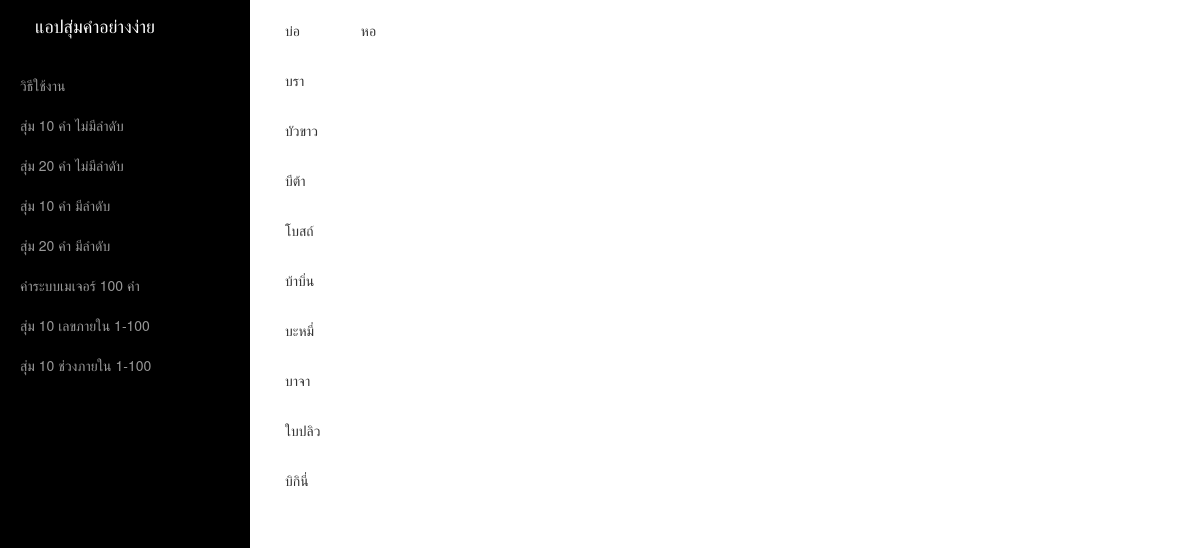
The app's page /random_interval/ with its own data.
### random_word/models.py (models this page shows)
class WordPractice(models.Model):
	word = models.CharField(max_length=50)
	is_major = models.BooleanField(default=False)
	major_num = models.IntegerField(null=True, blank=True, default=None)
	def __str__(self):
		return self.word

### random_word/views.py (the view)
# urls.py: url(r'^random_interval/$', views.random_interval, name='random_interval'),
def random_interval(request):
	ran_num = randint(0, 9)
	l = get_major_word(ran_num*10, ran_num*10+10)
	return render_to_response("index.html",{'major_words': l} )

### random_word/views.py (called while the page is built)
def get_major_word(start, end):
	major_words = []
	for i in range(start, end+1):
		major_words.append(WordPractice.objects.get(major_num=i) )
	return major_words

### random_word/templates/index.html (shortened to what this page needs)
{% load static %}
<!DOCTYPE html>
<html lang="en">
<head>
    <link href="{% static "/css/bootstrap.min.css" %}" rel="stylesheet">
    <link href="{% static "css/simple-sidebar.css" %}" rel="stylesheet">
</head>
<body>
    <div id="wrapper">
        <div id="sidebar-wrapper">
            <ul class="sidebar-nav">
                <li class="sidebar-brand">
                    <div class="navbar-header">
                        <a href="#" class="navbar-brand">แอปสุ่มคำอย่างง่าย</a>
                    </div>
                </li>
                <li>
                    <a href="{% url 'index' %}">วิธีใช้งาน</a>
                </li>
                <li>
                    <a href="{% url 'random_word' 10 %}">สุ่ม 10 คำ ไม่มีลำดับ</a>
                </li>
                <li>
                    <a href="{% url 'random_word' 20 %}">สุ่ม 20 คำ ไม่มีลำดับ</a>
                </li>
                <li>
                    <a href="{% url 'random_word' 10 'has_seq' %}">สุ่ม 10 คำ มีลำดับ</a>
                </li>
                <li>
                    <a href="{% url 'random_word' 20 'has_seq' %}">สุ่ม 20 คำ มีลำดับ</a>
                </li>
                <li>
                    <a href="{% url 'show_major' %}">คำระบบเมเจอร์ 100 คำ</a>
                </li>
                <li>
                    <a href="{% url 'random_num' %}">สุ่ม 10 เลขภายใน 1-100</a>
                </li>
                <li>
                    <a href="{% url 'random_interval' %}">สุ่ม 10 ช่วงภายใน 1-100</a>
                </li>
            </ul>
        </div>
        <div id="page-content-wrapper">
            <div class="container-fluid">
                <div class="row">
                    {% if major_words %}
                        <div class="col-lg-1">
                        {% for word in major_words %}
                            <p>{{word}}</p><br>
                        {% if forloop.counter|divisibleby:10 %}
                        </div>
                        <div class="col-lg-1">
                        {% endif %}
                        {% endfor %}
                        </div>
                    {% endif %}
                </div>
            </div>
        </div>
    </div>
</body>
</html>

### random_word/static/css/simple-sidebar.css (style rules this page uses)
body { overflow-x: hidden; }
#wrapper { padding-left: 0; -webkit-transition: all 0.5s ease; -moz-transition: all 0.5s ease; -o-transition: all 0.5s ease; transition: all 0.5s ease; }
#sidebar-wrapper { z-index: 1000; position: fixed; left: 250px; width: 0; height: 100%; margin-left: -250px; overflow-y: auto; background: #000; -webkit-transition: all 0.5s ease; -moz-transition: all 0.5s ease; -o-transition: all 0.5s ease; transition: all 0.5s ease; }
#page-content-wrapper { width: 100%; position: absolute; padding: 15px; }
.sidebar-nav { position: absolute; top: 0; width: 250px; margin: 0; padding: 0; list-style: none; }
.sidebar-nav li { text-indent: 20px; line-height: 40px; }
.sidebar-nav li a { display: block; text-decoration: none; color: #999999; }
.sidebar-nav > .sidebar-brand { height: 65px; font-size: 18px; line-height: 60px; }
.sidebar-nav > .sidebar-brand a { color: #999999; }
@media (min-width:768px) { #wrapper { padding-left: 250px; } }
@media (min-width:768px) { #sidebar-wrapper { width: 250px; } }
@media (min-width:768px) { #page-content-wrapper { padding: 20px; position: relative; } }

### records on screen
WordPractice: word "บ่อ"
WordPractice: word "บรา"
WordPractice: word "บัวขาว"
WordPractice: word "บีต้า"
WordPractice: word "โบสถ์"
WordPractice: word "บ้าบิ่น"
WordPractice: word "บะหมี่"
WordPractice: word "บาจา"
WordPractice: word "ใบปลิว"
WordPractice: word "บิกินี่"
WordPractice: word "หอ"
